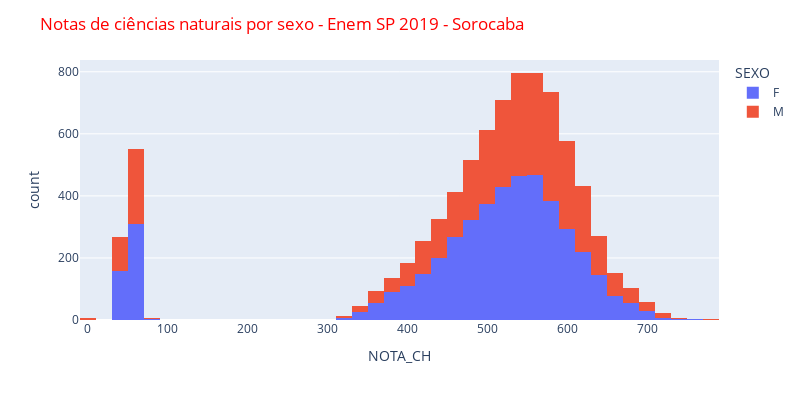

Here is the notebook cell this chart was saved with:
### Code cell
grafico = px.histogram (sorocaba, x='NOTA_CH', nbins=60, color='SEXO',)
grafico.update_layout(width=800, height=400, title_text='Notas de ciências naturais por sexo - Enem SP 2019 - Sorocaba',
                     title_font_color='red')
grafico.show()

### Figure 1 — Plotly figure (JSON) as saved in the notebook; plotly's stock layout.template omitted (floating-point values rounded to 4 significant figures; data arrays with more than 128 entries replaced by an {"elided": "..."} marker saying what was removed)
{"data": [{"alignmentgroup": "True", "bingroup": "x", "hovertemplate": "SEXO=F<br>NOTA_CH=%{x}<br>count=%{y}<extra></extra>", "legendgroup": "F", "marker": {"color": "#636efa", "pattern": {"shape": ""}}, "name": "F", "nbinsx": 60, "offsetgroup": "F", "orientation": "v", "showlegend": true, "type": "histogram", "x": {"elided": "4642 float values"}, "xaxis": "x", "yaxis": "y"}, {"alignmentgroup": "True", "bingroup": "x", "hovertemplate": "SEXO=M<br>NOTA_CH=%{x}<br>count=%{y}<extra></extra>", "legendgroup": "M", "marker": {"color": "#EF553B", "pattern": {"shape": ""}}, "name": "M", "nbinsx": 60, "offsetgroup": "M", "orientation": "v", "showlegend": true, "type": "histogram", "x": {"elided": "3446 float values"}, "xaxis": "x", "yaxis": "y"}], "layout": {"barmode": "relative", "height": 400, "legend": {"title": {"text": "SEXO"}, "tracegroupgap": 0}, "margin": {"t": 60}, "title": {"font": {"color": "red"}, "text": "Notas de ciências naturais por sexo - Enem SP 2019 - Sorocaba"}, "width": 800, "xaxis": {"anchor": "y", "domain": [0, 1], "title": {"text": "NOTA_CH"}}, "yaxis": {"anchor": "x", "domain": [0, 1], "title": {"text": "count"}}}}
